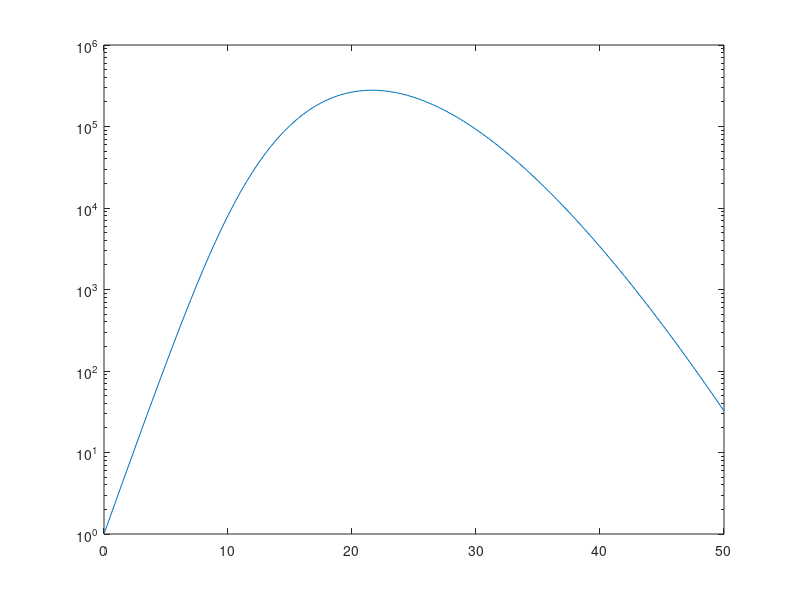

MATLAB code for this plot:
m = 32;
supdia1 = diag(ones(m-1,1));supdia2 = diag(ones(m-2,1));
appd1 = zeros(m-1,1); appd2 = zeros(1,m);
appd3 = zeros(m-2,1); appd4 = zeros(1,m-1);
A = diag(-ones(m,1)) + [[appd1 supdia1]; appd2] + [[appd1 [[appd3 supdia2]; appd4]]; appd2];

y = [];

for i = 0:0.5:50
    y = [y norm(expm(i .* A),2)];
end

t = 0:0.5:50;

figure
semilogy(t,y)